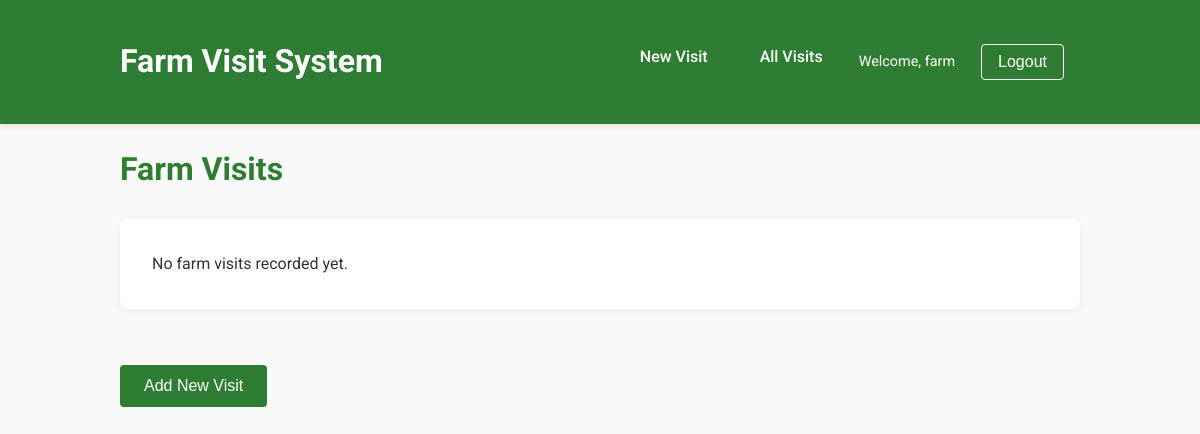
/visits/ (signed in), run on an earlier commit of the app's database.
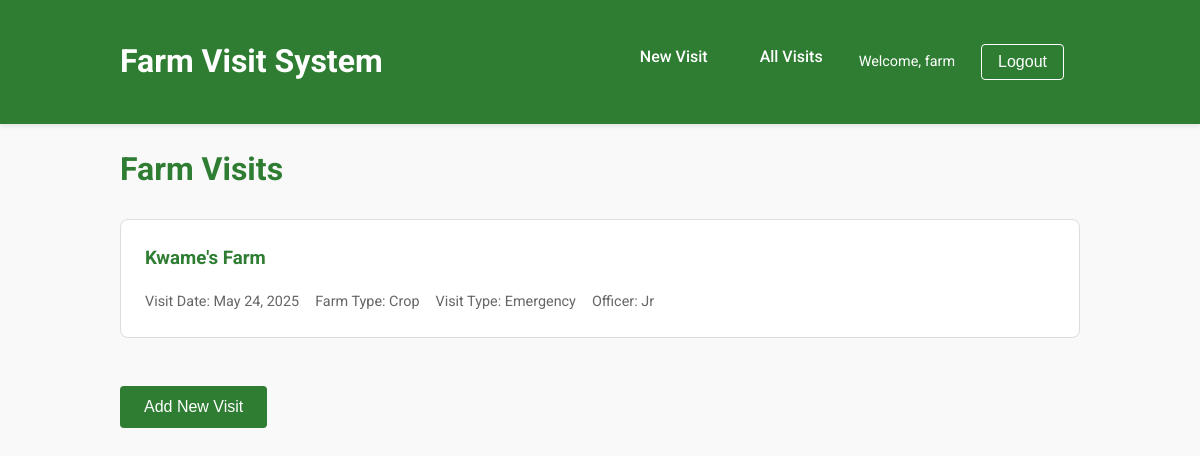
And on a later commit of the database.
### farmvisit/models.py (models this page shows, shortened)
class FarmVisit(models.Model):
    farmer_name = models.CharField(max_length=100)
    farm_id = models.CharField(max_length=50)
    phone_number = models.CharField(max_length=20)
    location = models.CharField(max_length=100)
    gps_coordinates = models.CharField(max_length=100, blank=True)
    farm_size = models.DecimalField(max_digits=10, decimal_places=2)
    FARM_TYPE_CHOICES = [
        ('Crop', 'Crop'),
        ('Livestock', 'Livestock'),
        ('Mixed', 'Mixed'),
    ]
    farm_type = models.CharField(max_length=20, choices=FARM_TYPE_CHOICES)
    visit_date = models.DateField()
    VISIT_TYPE_CHOICES = [
        ('Routine', 'Routine'),
        ('Emergency', 'Emergency'),
        ('Follow-up', 'Follow-up'),
    ]
    visit_type = models.CharField(max_length=20, choices=VISIT_TYPE_CHOICES)
    officer_name = models.CharField(max_length=100)
    time_spent = models.DecimalField(max_digits=4, decimal_places=1)
    main_crops = models.CharField(max_length=200, blank=True)
    CROP_STAGE_CHOICES = [
        ('Planting', 'Planting'),
        ('Vegetative', 'Vegetative'),
        ('Flowering', 'Flowering'),
        ('Fruiting', 'Fruiting'),
        ('Harvesting', 'Harvesting'),
    ]
    crop_stage = models.CharField(max_length=20, choices=CROP_STAGE_CHOICES, blank=True)
    crop_issues = models.CharField(max_length=200, blank=True)
    livestock_type = models.CharField(max_length=100, blank=True)
    animal_count = models.IntegerField(null=True, blank=True)
    livestock_issues = models.CharField(max_length=200, blank=True)
    advice = models.TextField(blank=True)
    photos = models.ImageField(upload_to='farm_photos/', blank=True, null=True)
    additional_photos = models.ManyToManyField('FarmPhoto', blank=True, related_name='visits')
    follow_up_needed = models.BooleanField(default=False)
    follow_up_date = models.DateField(null=True, blank=True)
    training_needed = models.BooleanField(default=False)
    referral_needed = models.BooleanField(default=False)
    follow_up_notes = models.TextField(blank=True)
    created_at = models.DateTimeField(auto_now_add=True)
    updated_at = models.DateTimeField(auto_now=True)

### farmvisit/views.py (the view)
# urls.py: path('visits/', login_required(views.farm_visit_list), name='farm_visit_list'),
def farm_visit_list(request):
    visits = FarmVisit.objects.all().order_by('-visit_date')
    return render(request, 'farmvisit/farm_visit_list.html', {'visits': visits})

### farmvisit/templates/farmvisit/farm_visit_list.html
{% extends 'base.html' %}
{% block content %}
<h1>Farm Visits</h1>
{% if visits %}
<ul class="visit-list">
    {% for visit in visits %}
    <li class="visit-item">
        <h3><a href="{% url 'farm_visit_detail' visit.pk %}">{{ visit.farmer_name }}'s Farm</a></h3>
        <div class="visit-meta">
            <span>Visit Date: {{ visit.visit_date }}</span>
            <span>Farm Type: {{ visit.farm_type }}</span>
            <span>Visit Type: {{ visit.visit_type }}</span>
            <span>Officer: {{ visit.officer_name }}</span>
        </div>
    </li>
    {% endfor %}
</ul>
{% else %}
<div class="card">
    <p>No farm visits recorded yet.</p>
</div>
{% endif %}
<div class="btn-group">
    <a href="{% url 'farm_visit_form' %}">
        <button>Add New Visit</button>
    </a>
</div>
{% endblock %}

### templates/base.html (shortened to what this page needs)
<!DOCTYPE html>
<html lang="en">
<head>
</head>
<body>
    <header>
        <div class="container">
            <h1>Farm Visit System</h1>
            <div class="nav">
                <a href="{% url 'farm_visit_form' %}">New Visit</a>
                {% if user.is_authenticated %}
                    <a href="{% url 'farm_visit_list' %}">All Visits</a>
                    <div class="user-info">
                        <span>Welcome, {{ user.username }}</span>
                        <a href="{% url 'logout' %}"><button class="login-btn">Logout</button></a>
                    </div>
                {% else %}
                    <a href="{% url 'login' %}"><button class="login-btn">Login</button></a>
                {% endif %}
            </div>
        </div>
    </header>
    <div class="container">
        {% block content %}
        {% endblock %}
    </div>
</body>
</html>

### templates/base.html (style rules this page uses)
:root { --primary-color: #2e7d32; --secondary-color: #4caf50; --accent-color: #8bc34a; --text-color: #333; --light-gray: #f5f5f5; --border-color: #ddd; --success-color: #4caf50; --error-color: #f44336; --warning-color: #ff9800; }
* { box-sizing: border-box; margin: 0; padding: 0; }
body { font-family: 'Roboto', Arial, sans-serif; line-height: 1.6; color: var(--text-color); background-color: #f9f9f9; padding: 0; margin: 0; }
.container { max-width: 1000px; margin: 0 auto; padding: 20px; }
header { background-color: var(--primary-color); color: white; padding: 1rem 0; box-shadow: 0 2px 5px rgba(0,0,0,0.1); }
header .container { display: flex; justify-content: space-between; align-items: center; }
h1 { font-size: 2rem; margin-bottom: 1.5rem; color: var(--primary-color); }
header h1 { color: white; margin-bottom: 0; }
.nav { display: flex; gap: 20px; }
.nav a { text-decoration: none; color: white; font-weight: 500; padding: 0.5rem 1rem; border-radius: 4px; transition: background-color 0.3s; }
button { background-color: var(--primary-color); color: white; border: none; padding: 12px 24px; font-size: 1rem; font-weight: 500; border-radius: 4px; cursor: pointer; transition: background-color 0.3s; margin-top: 1.5rem; }
.visit-list { list-style: none; padding: 0; }
.visit-item { background-color: white; border: 1px solid var(--border-color); border-radius: 8px; padding: 1.5rem; margin-bottom: 1rem; transition: transform 0.2s, box-shadow 0.2s; }
.visit-item h3 { margin-top: 0; color: var(--primary-color); }
.visit-item a { text-decoration: none; color: var(--primary-color); }
.visit-meta { display: flex; flex-wrap: wrap; gap: 1rem; margin-top: 1rem; font-size: 0.9rem; color: #666; }
.visit-meta span { display: flex; align-items: center; }
.btn-group { display: flex; gap: 1rem; margin-top: 1.5rem; }
.login-btn { background-color: transparent; border: 1px solid white; color: white; padding: 8px 16px; margin-top: 0; }
.user-info { display: flex; align-items: center; color: white; font-size: 0.9rem; }
.user-info span { margin-right: 10px; }

What changed in the data, as far as the page shows it:
added FarmVisit: farmer_name "Kwame", visit_date "May 24, 2025", farm_type "Crop", visit_type "Emergency", officer_name "Jr"
Also different on the page:
text no longer shown: "No farm visits recorded yet."
